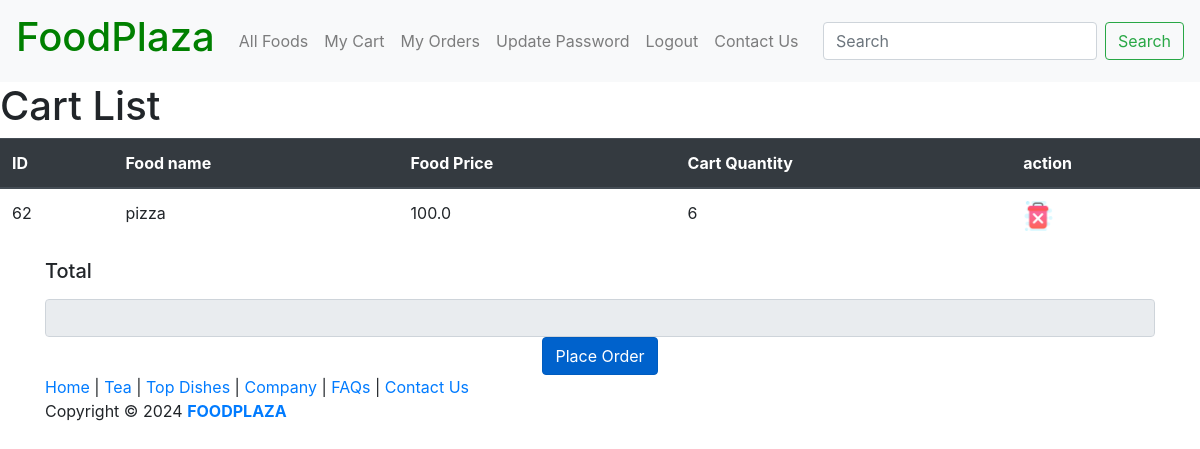
Page /cartapp/showcart/ (signed in) on the committed database.
### cartapp/models.py (models this page shows)
class CartModel(models.Model):
	foodIdfk=models.IntegerField()
	foodQuantity=models.IntegerField()
	emailIdfk=models.EmailField()
	class Meta:
		db_table="cart_tbl"

### cartapp/views.py (the view)
# urls.py: path('showcart/',showCartView),
def showCartView(request):
	email=request.session['email']
	cart=CartModel.objects.raw('SELECT c.id,f.name,f.price,c.foodQuantity from  cart_tbl as c INNER JOIN foodapp_foodmodel as f ON f.id=c.foodIdfk and c.emailIdfk = %s',[email])
	error="Your cart is Empty add food in cart"
	return render(request,"cartapp/cart.html",{'cart':cart,'error':error})

### templates/cartapp/cart.html (shortened to what this page needs)
{% load static %}
{% include 'header2.html' %}
<html>
    <head>
        </head>
            <body>
                <form name="form" action="/orderapp/confirmOrder/" method="POST">
					 <caption><h1>Cart List</h1></caption>
                   <table class="table">
					    {% if cart %}
						<thead class="thead-dark">
                       <tr>
                           <th>ID</th>
                           <th>Food name</th>
                           <th>Food Price</th>
                           <th>Cart Quantity</th>
						   <th>action</th>
					   </tr>
					   </thead>
                       {% for c in cart %}
					   <tbody  class="thead-light">
                       <tr>
                           <td>{{c.id}}</td>
                           <td>{{c.name}}</td>
                           <td>{{c.price}}</td>
                           <td>{{c.foodQuantity}}</td>
						   <td><a href="/cartapp/delete/{{c.id}}"><img src="{% static 'images/delete.png' %}" width=30 height=30 alt='delete'></a></td>
                       </tr>
							</tbody>
                        {% endfor %}
                    </table>
					<div class="container">
					<h5> <label for="Total">Total</label> </h5>
					<input type="text" class="form-control" name="total" id="total" readonly/>
					</div>
<center><button type="submit" class="btn btn-primary active" value='place order'>Place Order</button></center>
		{% else %}
		{{ error }}
		 {% endif %}
</form>
</body>
</html>
{% include "footer.html" %}

### rows in the picture
CartModel: id "62", name "pizza", price "100.0", foodQuantity "6"
